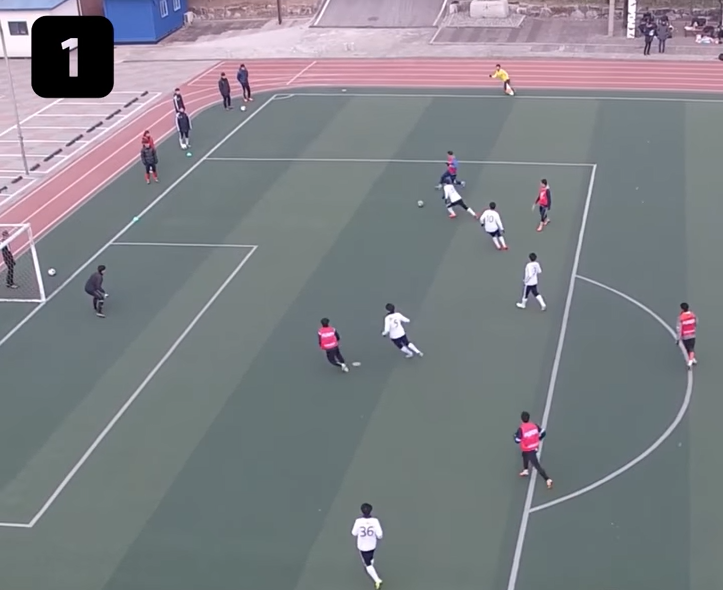
#> input picture img1.jpg, 723 x 590 px, given in place of 2019_03_28_11_17_25_745.mp4, which was not available
$ python untitled1.py
#> lines starting #> are read from the running program, lines starting #| are printed output that depends on the picture; after the words box and inside, x2 and y2 are one past the last pixel; in counts of white or black regions, pixels touching at a corner belong together; pictures that were not available may be replaced by others from this repository, and a replacement may not be noted
# -*- coding: utf-8 -*-
"""
Created on Thu April 01 10:35:58 2019

@author: sokil
"""

import cv2
import numpy as np

cap=cv2.VideoCapture('2019_03_28_11_17_25_745.mp4')
cv2.namedWindow('live')
total=0

if cap.isOpened():
    ret, frame=cap.read()
#> frame is the input picture: shape (590, 723, 3); mean B, G, R 134, 128.8, 126.5
else:
    ret=False

while ret:
    ret, frame=cap.read()
    output=cv2.cvtColor(frame, cv2.COLOR_BGR2GRAY)
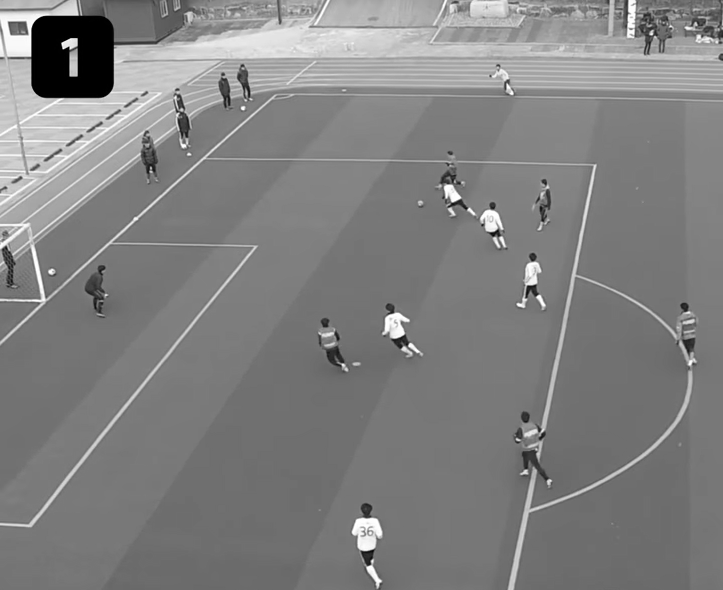
#> output: shape (590, 723); min 0, max 255, mean 128.7

    edges=cv2.Canny(output,400,200)
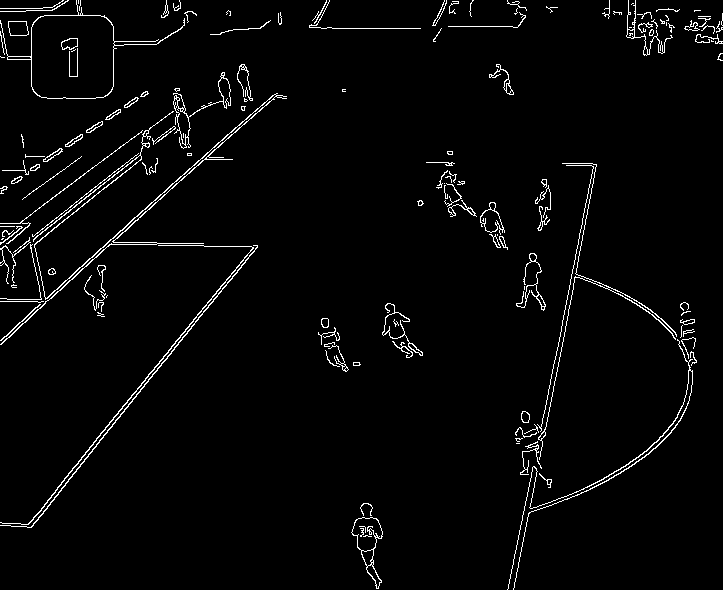
#> edges: shape (590, 723); 2.7% white in thin lines or dots
    lines=cv2.HoughLinesP(edges, rho=1,theta=np.pi/180.0,threshold=100)
#> lines = 99 rows, first 6: [70, 276, 198, 160], [12, 333, 45, 303], [568, 312, 568, 309], [114, 417, 224, 282], [137, 394, 140, 391], [561, 350, 561, 347]
    print('lines.shape=',lines.shape)
#| lines.shape= (99, 1, 4)

    for line in lines:
        x1,y1,x2,y2=line[0]
        cv2.line(frame,(x1,y1),(x2,y2),(0,0,255),3)

        inclination=(y2-y1)/(x2-x1)

        if inclination>=1 or inclination<=-1:
            total+=inclination
#> this loop made 99 passes
#> (x1, y1, x2, y2, inclination) on passes 1 to 12: (70, 276, 198, 160, -0.906), (12, 333, 45, 303, -0.909), (568, 312, 568, 309, -inf), (114, 417, 224, 282, -1.23), (137, 394, 140, 391, -1), (561, 350, 561, 347, -inf), (533, 492, 533, 489, -inf), (122, 413, 124, 411, -1), (209, 305, 257, 246, -1.23), (579, 255, 582, 236, -6.33), (553, 391, 553, 389, -inf), (0, 344, 6, 338, -1)
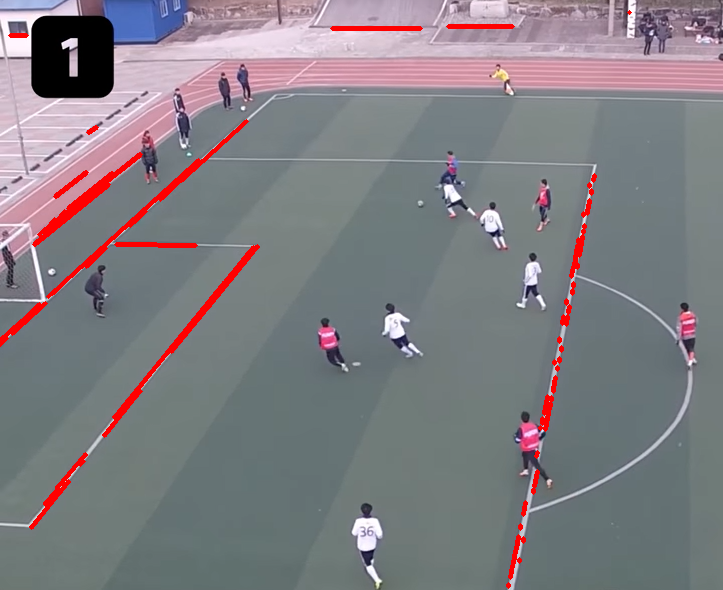
#> frame: shape (590, 723, 3); 2.05% of pixels changed, all inside (x1, y1, x2, y2) = (0, 10, 632, 589)
#> after the loop, total = -inf

    final=total/line
#> final = [[-inf, -inf, -inf, -inf]]
    print(final)
#| [[-inf -inf -inf -inf]]


    cv2.imshow("canny",edges)
    cv2.imshow("live", frame)
    if cv2.waitKey(1)==27:
#> (key Esc is pressed here)
        break
cv2.destroyAllWindows()
cap.release()

$ run again, on Brazil_Argen.png
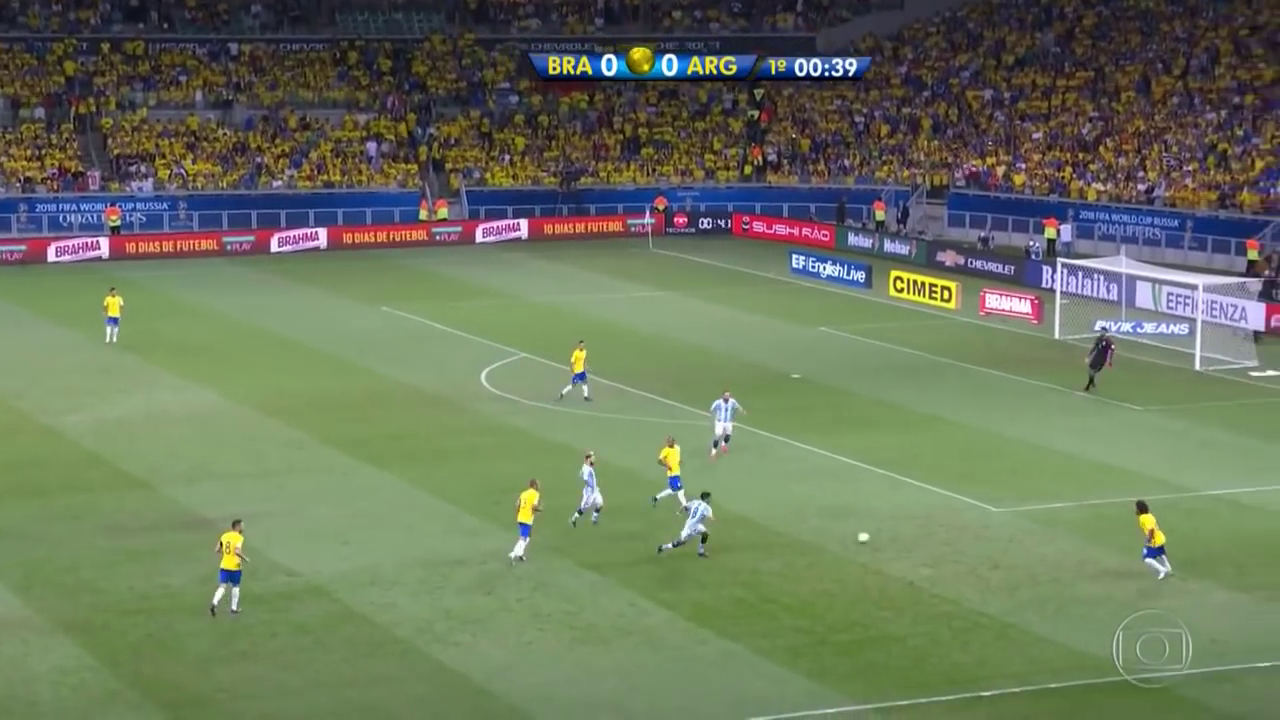
#> input picture Brazil_Argen.png, 1280 x 720 px, given in place of 2019_03_28_11_17_25_745.mp4, which was not available
#> frame is the input picture: shape (720, 1280, 3); mean B, G, R 92.9, 118.1, 106.5
#> `edges=cv2.Canny(output,400,200)`:
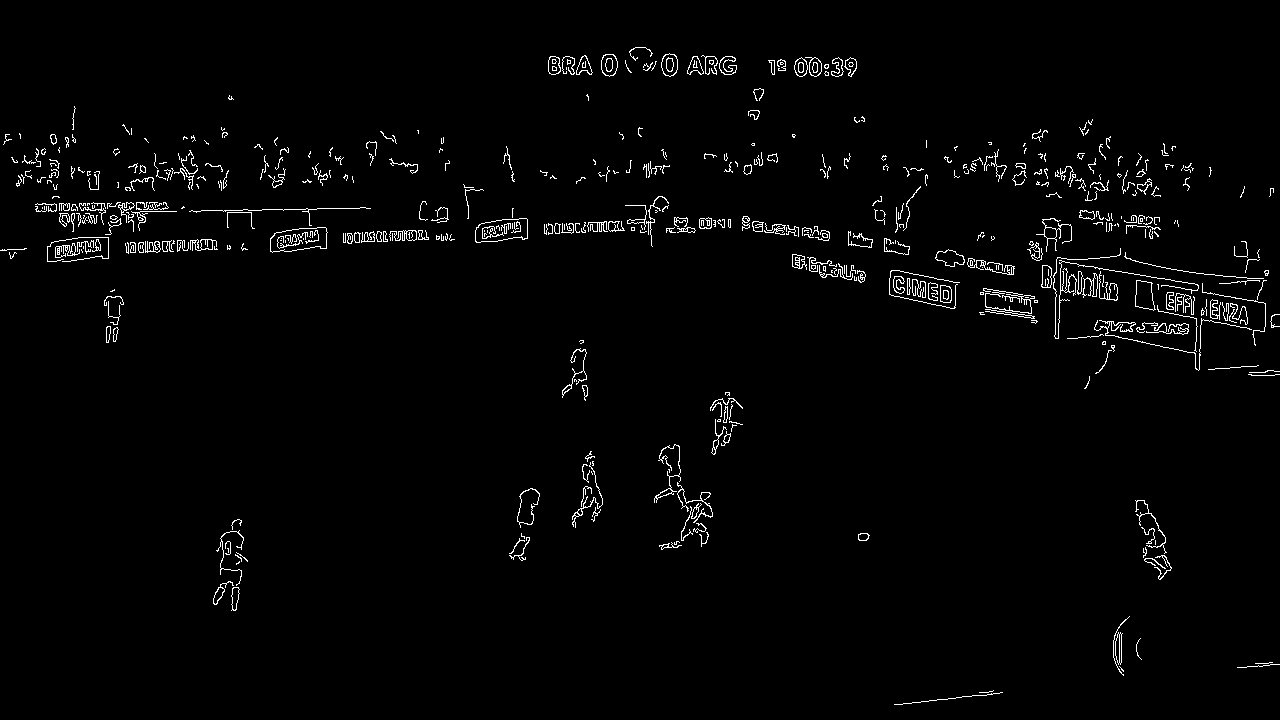
#> edges: shape (720, 1280); 2% white in thin lines or dots
#> lines = 1297 rows, first 6: [248, 210, 261, 210], [142, 247, 142, 247], [308, 209, 316, 209], [308, 241, 314, 241], [1132, 194, 1133, 194], [108, 247, 108, 247]
#| lines.shape= (1297, 1, 4)
#> the loop `for line in lines:` made 1297 passes
#> (x1, y1, x2, y2, inclination) on passes 1 to 3: (248, 210, 261, 210, 0), (142, 247, 142, 247, nan), (308, 209, 316, 209, 0)
#> after the loop `for line in lines:`:
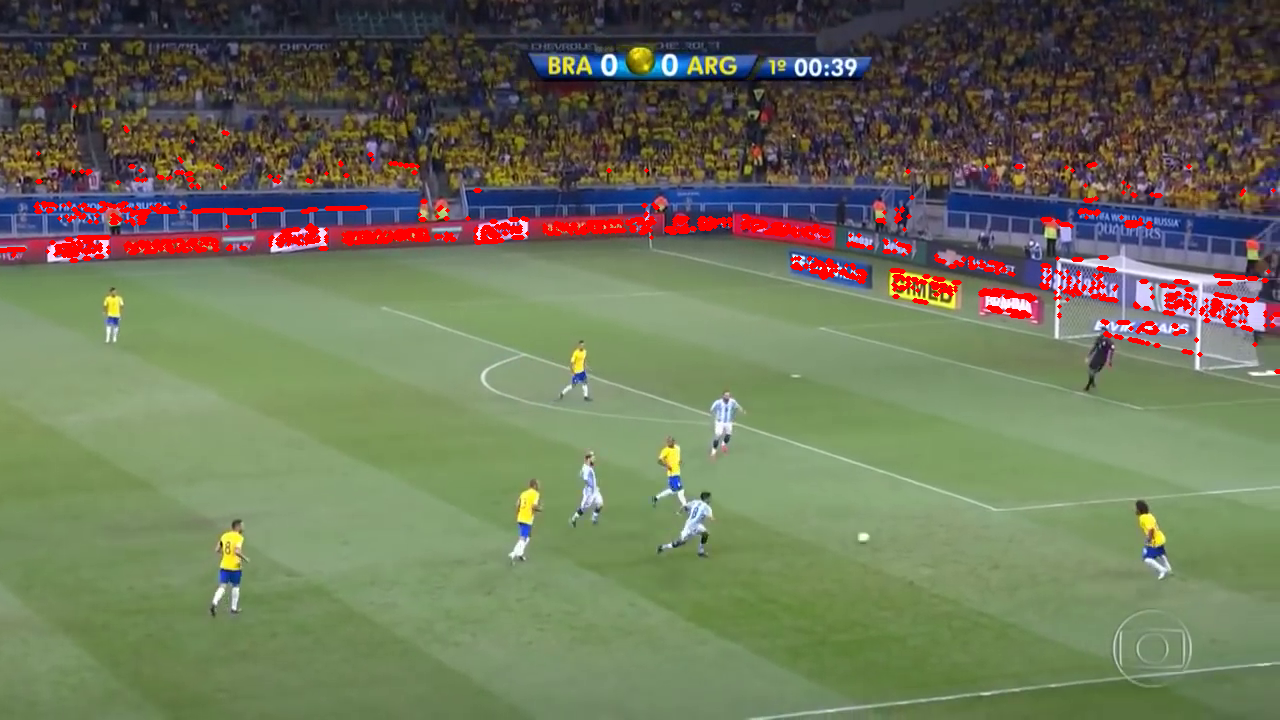
#> frame: shape (720, 1280, 3); 2.14% of pixels changed, all inside (x1, y1, x2, y2) = (0, 104, 1280, 374)
#> after the loop `for line in lines:`: total = 0
#> final = [[0, 0, 0, 0]]
#| [[0. 0. 0. 0.]]
